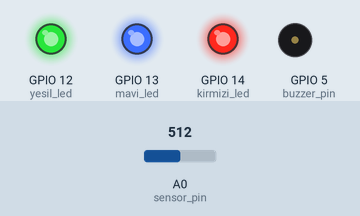
Simulated run of this sketch. Board: ESP8266 (NodeMCU). Shown: output pins drawn as LEDs (lit = HIGH), buzzer (waves = sounding). Dashed ring = blinking. The inputs (shaded band) are chosen by the test bench; at power-on: A0 (sensor_pin) = 512. WiFi joins after 1.5 s; servers stay silent unless stated; what the sketch prints to the serial monitor is not drawn.

Above: at 9.2 s.
9.3 s: A0 (sensor_pin) set to 650
At 11.0 s:
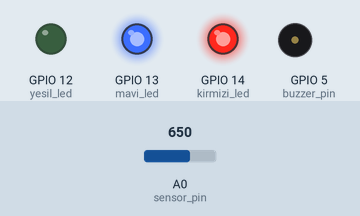
11.6 s: A0 (sensor_pin) set to 677
At 11.75 s:
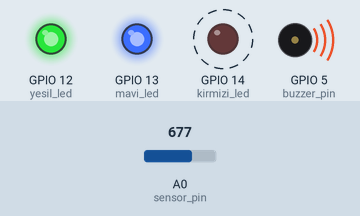
Timing chart, 0 to 20.6 s (numbered marks = the images above; inputs shaded):
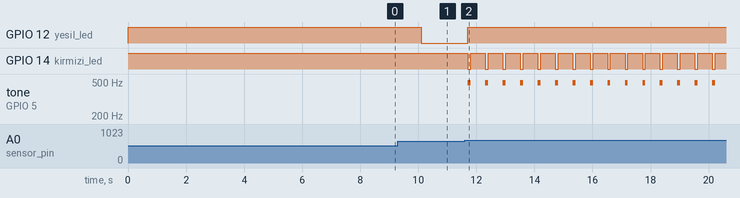

The sketch:

smokesensor.ino
```cpp
/* Gerekli Kütüphaneler */
#include "ThingSpeak.h"
#include <ESP8266WiFi.h>

/* Kablosuz Bağlantı Bilgileri */
const char* WLAN_SSID = "ahmet.codes";
const char* WLAN_PASSWORD = "abc123def";

/* ThingSpeak Kurulumu */
const char* thingSpeakHost = "api.thingspeak.com";
unsigned long Channel_ID = 1989816; // Channel ID’yi buraya yazın.
const char * WriteAPIKey = "EDB5OSIV4B7Y9C3F"; // Write API Key’i buraya yazın.
const int field_no = 1; // Veriyi yazacağımız field numarası

/* WiFi Bağlantısı */
void WiFi_Setup()
{
if (WiFi.status() != WL_CONNECTED)
{
Serial.print("Kablosuz Agina Baglaniyor");
WiFi.begin(WLAN_SSID, WLAN_PASSWORD);
// WiFi durum kontrolü
while (WiFi.status() != WL_CONNECTED) {
delay(1000);
Serial.print(".");
}
Serial.println();
Serial.print(WLAN_SSID);
Serial.println("Kablosuz Aga Baglandi");
}
}

//Sensör pinlerimizi tanımlıyoruz:
#define sensor_pin A0
#define buzzer_pin 5
//RGB LED'imizin çıkış pinlerini tanımlıyoruz:
#define kirmizi_led 14
#define yesil_led 12
#define mavi_led 13
int smokeLevel = 0;
WiFiClient client;

void setup()
{
  //Alarm için kullanacağımız buzzer ve LED'leri çıkış olarak tanımlıyoruz
  pinMode(buzzer_pin, OUTPUT);
  pinMode(kirmizi_led, OUTPUT);
  pinMode(yesil_led, OUTPUT);
  pinMode(mavi_led, OUTPUT);
  //Varsayılan olarak LED'in sönük kalmasını sağlıyoruz
  digitalWrite(kirmizi_led, HIGH);
  digitalWrite(yesil_led, HIGH);
  digitalWrite(mavi_led, HIGH);

  WiFi.mode(WIFI_STA);
  ThingSpeak.begin(client);

  Serial.begin(9600); //seri port ekranı veri alımı için haberleşme sağlanıyor.
  digitalWrite(mavi_led, LOW); // 7 saniye sensörün ısınmasını beklerken mavi ışık yanmakta
  delay(7000);
  digitalWrite(mavi_led, HIGH); //7 saniye sonra mavi ledi söndürecdek
  delay(1000);
}

void loop()
{
  WiFi_Setup();
  delay(100);

  //analogRead() fonksiyonu ile sensör değerini ölçüyoruz ve bir değişken içerisinde tutuyoruz:
  int sensorDeger = analogRead(sensor_pin);
  //Sensör değeri belirlediğimiz eşik değerinden yüksek ise alarm() fonksiyonunu çağırıyoruz:

  smokeLevel = map(sensorDeger,0,1000,0,100);

  if (sensorDeger >= 666) //sensör değeri 300ü geçince alarm fonksiyonunu çağrıyoruz
    alarm(100);
  //Alarmın çalmadığı durumda LED'in yeşil yanmasını istiyoruz:
  else
    digitalWrite(yesil_led, LOW);
  Serial.println(sensorDeger); //seri port ekranında değerleri görmek için yazdırıyoruz.
  delay(1);
  uploadData();
}

//Alarm fonksiyonumuzu tanımlıyoruz. Bu fonksiyon parametre olarak buzzerın ötüp ve LED'in yanıp söneceği süreyi almakta.

void alarm(unsigned int duration)
{
  tone(buzzer_pin, 493); //Buzzer 493Hz de si notası çıkaracaktır.
  //normal durumda yeşil yanmaktaydı alarm durumuna geçerken yeşil ledi söndürüp kırmızı ledi yakıyoruz.
  digitalWrite(kirmizi_led, LOW);
  digitalWrite(yesil_led, HIGH);
  delay(duration);
  noTone(buzzer_pin);
  digitalWrite(kirmizi_led, HIGH);
  digitalWrite(yesil_led, HIGH);
  delay(duration);
}
void uploadData()
{
  WiFi_Setup();

  int x;
  x = ThingSpeak.writeField(Channel_ID, field_no, smokeLevel, WriteAPIKey);
  if (x == 200)Serial.println("Veri güncellendi.");
  else
  {
    Serial.println("Veri güncelleme başarısız, tekrar deneniyor..");
    delay(20000);
    uploadData();
  }
}
```

Measured:
- the behaviour switches between 665 and 666 on A0 (sensor_pin) (found by bisection; images 1 and 2)
- after the input at 11.6 s, GPIO 12 (yesil_led): LOW → HIGH after 0.11 s; GPIO 14 (kirmizi_led): alternates HIGH for 0.50 s and LOW for 0.10 s, starting after 0.11 s; tone on GPIO 5 (buzzer_pin): alternates 493 Hz for 0.10 s and silent for 0.50 s, starting after 0.11 s
